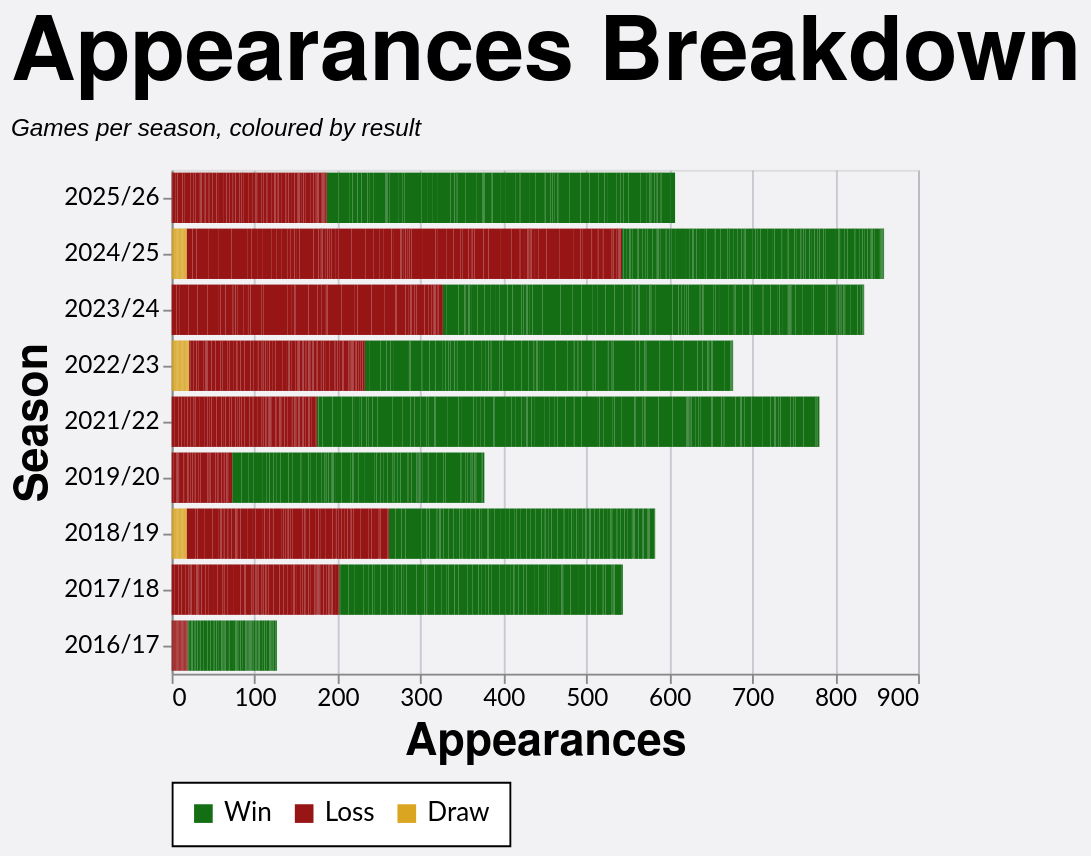

Source (Vega-Lite JSON):
### Vega-Lite specification from a JSON file in a GitHub repository (floating-point values rounded to 4 significant figures; data arrays with more than 128 entries replaced by an {"elided": "..."} marker saying what was removed)
{"config": {"axis": {"labelFont": "Lato, sans-serif", "titleFont": "PT Sans Narrow, Helvetica Neue, Helvetica, Arial, sans-serif", "labelFontSize": 13, "titleFontSize": 24, "gridColor": "#202947", "gridOpacity": 0.2}, "header": {"labelFont": "PT Sans Narrow, Helvetica Neue, Helvetica, Arial, sans-serif", "titleFont": "PT Sans Narrow, Helvetica Neue, Helvetica, Arial, sans-serif", "labelFontSize": 24, "titleFontSize": 28, "labelFontWeight": "bold", "orient": "left"}, "legend": {"labelFont": "Lato, sans-serif", "titleFont": "PT Sans Narrow, Helvetica Neue, Helvetica, Arial, sans-serif", "labelFontSize": 14, "titleFontSize": 16, "titlePadding": 5, "fillColor": "white", "strokeColor": "black", "padding": 10, "titleFontWeight": "lighter", "titleFontStyle": "italic", "titleColor": "gray", "offset": 10}, "title": {"font": "PT Sans Narrow, Helvetica Neue, Helvetica, Arial, sans-serif", "fontSize": 48, "fontWeight": "bold", "anchor": "start", "align": "center", "titlePadding": 20, "subtitlePadding": 10, "subtitleFontSize": 13, "subtitleColor": "", "subtitleFontStyle": "italic", "offset": 15, "color": "black"}, "axisX": {"labelAngle": 0}, "facet": {"title": null, "header": null, "align": {"row": "each", "column": "each"}}, "resolve": {"scale": {"y": "independent", "facet": "independent"}}, "background": "#f2f1f4"}, "data": {"name": "data-e1a768519eed7b55aa55d16ec1f3cbb1"}, "mark": {"type": "bar"}, "encoding": {"color": {"field": "color_value", "legend": {"orient": "bottom", "title": null}, "scale": {"range": ["#146f14", "#981515", "goldenrod"]}, "sort": ["Win", "Loss", "Draw"], "type": "nominal"}, "tooltip": [{"field": "player", "title": "Player", "type": "nominal"}, {"field": "season", "title": "Season", "type": "nominal"}, {"field": "color_value", "title": "Group", "type": "nominal"}, {"aggregate": "sum", "field": "apps", "title": "Appearances", "type": "quantitative"}], "x": {"aggregate": "sum", "field": "apps", "title": "Appearances", "type": "quantitative"}, "y": {"field": "season", "sort": {"field": "season_sort", "op": "max", "order": "descending"}, "title": "Season", "type": "nominal"}}, "height": {"step": 30}, "title": {"text": "Appearances Breakdown", "subtitle": "Games per season, coloured by result"}, "width": 400, "$schema": "https://vega.github.io/schema/vega-lite/v5.20.1.json", "datasets": {"data-e1a768519eed7b55aa55d16ec1f3cbb1": {"elided": "2518 records"}}}
